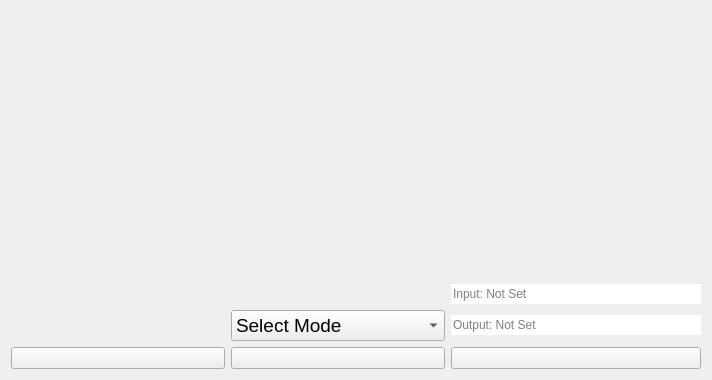
<?xml version="1.0" encoding="UTF-8"?>
<ui version="4.0">
 <class>signalDisplay</class>
 <widget class="QWidget" name="signalDisplay">
  <property name="windowModality">
   <enum>Qt::NonModal</enum>
  </property>
  <property name="geometry">
   <rect>
    <x>0</x>
    <y>0</y>
    <width>712</width>
    <height>380</height>
   </rect>
  </property>
  <property name="windowTitle">
   <string>Form</string>
  </property>
  <layout class="QGridLayout" name="gridLayout_2">
   <item row="0" column="0" colspan="3">
    <widget class="QCustomPlot" name="waveformPlot" native="true"/>
   </item>
   <item row="5" column="1">
    <widget class="QPushButton" name="pauseButton">
     <property name="text">
      <string/>
     </property>
     <property name="icon">
      <iconset resource="signalsAPP_resources.qrc">
       <normaloff>:/icon_images/pauseButton.png</normaloff>:/icon_images/pauseButton.png</iconset>
     </property>
     <property name="iconSize">
      <size>
       <width>32</width>
       <height>32</height>
      </size>
     </property>
    </widget>
   </item>
   <item row="5" column="2">
    <widget class="QPushButton" name="settingsButton">
     <property name="text">
      <string/>
     </property>
     <property name="icon">
      <iconset resource="signalsAPP_resources.qrc">
       <normaloff>:/icon_images/settingsIcon.jpg</normaloff>:/icon_images/settingsIcon.jpg</iconset>
     </property>
     <property name="iconSize">
      <size>
       <width>32</width>
       <height>32</height>
      </size>
     </property>
     <property name="flat">
      <bool>false</bool>
     </property>
    </widget>
   </item>
   <item row="5" column="0">
    <widget class="QPushButton" name="startButton">
     <property name="text">
      <string/>
     </property>
     <property name="icon">
      <iconset resource="signalsAPP_resources.qrc">
       <normaloff>:/icon_images/playButton.png</normaloff>:/icon_images/playButton.png</iconset>
     </property>
     <property name="iconSize">
      <size>
       <width>32</width>
       <height>32</height>
      </size>
     </property>
    </widget>
   </item>
   <item row="4" column="1">
    <widget class="QComboBox" name="modeBox">
     <property name="font">
      <font>
       <pointsize>14</pointsize>
      </font>
     </property>
     <property name="toolTip">
      <string>&lt;html&gt;&lt;head/&gt;&lt;body&gt;&lt;p&gt;&lt;span style=&quot; font-size:10pt; font-style:italic;&quot;&gt;You can select between &lt;/span&gt;&lt;span style=&quot; font-size:10pt; font-weight:600; font-style:italic;&quot;&gt;3 Display Modes&lt;/span&gt;&lt;/p&gt;&lt;/body&gt;&lt;/html&gt;</string>
     </property>
     <property name="currentText">
      <string>Select Mode</string>
     </property>
     <item>
      <property name="text">
       <string>Select Mode</string>
      </property>
     </item>
     <item>
      <property name="text">
       <string>Record</string>
      </property>
     </item>
     <item>
      <property name="text">
       <string>Generate</string>
      </property>
     </item>
     <item>
      <property name="text">
       <string>Load</string>
      </property>
     </item>
    </widget>
   </item>
   <item row="4" column="2">
    <widget class="QLineEdit" name="outputDevice">
     <property name="sizePolicy">
      <sizepolicy hsizetype="Fixed" vsizetype="Fixed">
       <horstretch>0</horstretch>
       <verstretch>0</verstretch>
      </sizepolicy>
     </property>
     <property name="minimumSize">
      <size>
       <width>250</width>
       <height>0</height>
      </size>
     </property>
     <property name="frame">
      <bool>false</bool>
     </property>
     <property name="readOnly">
      <bool>true</bool>
     </property>
     <property name="placeholderText">
      <string>Output: Not Set</string>
     </property>
    </widget>
   </item>
   <item row="3" column="2">
    <widget class="QLineEdit" name="inputDevice">
     <property name="sizePolicy">
      <sizepolicy hsizetype="Minimum" vsizetype="Fixed">
       <horstretch>0</horstretch>
       <verstretch>0</verstretch>
      </sizepolicy>
     </property>
     <property name="minimumSize">
      <size>
       <width>250</width>
       <height>0</height>
      </size>
     </property>
     <property name="autoFillBackground">
      <bool>false</bool>
     </property>
     <property name="frame">
      <bool>false</bool>
     </property>
     <property name="readOnly">
      <bool>true</bool>
     </property>
     <property name="placeholderText">
      <string>Input: Not Set</string>
     </property>
    </widget>
   </item>
  </layout>
 </widget>
 <customwidgets>
  <customwidget>
   <class>QCustomPlot</class>
   <extends>QWidget</extends>
   <header>qcustomplot.h</header>
   <container>1</container>
  </customwidget>
 </customwidgets>
 <resources>
  <include location="signalsAPP_resources.qrc"/>
 </resources>
 <connections/>
</ui>
